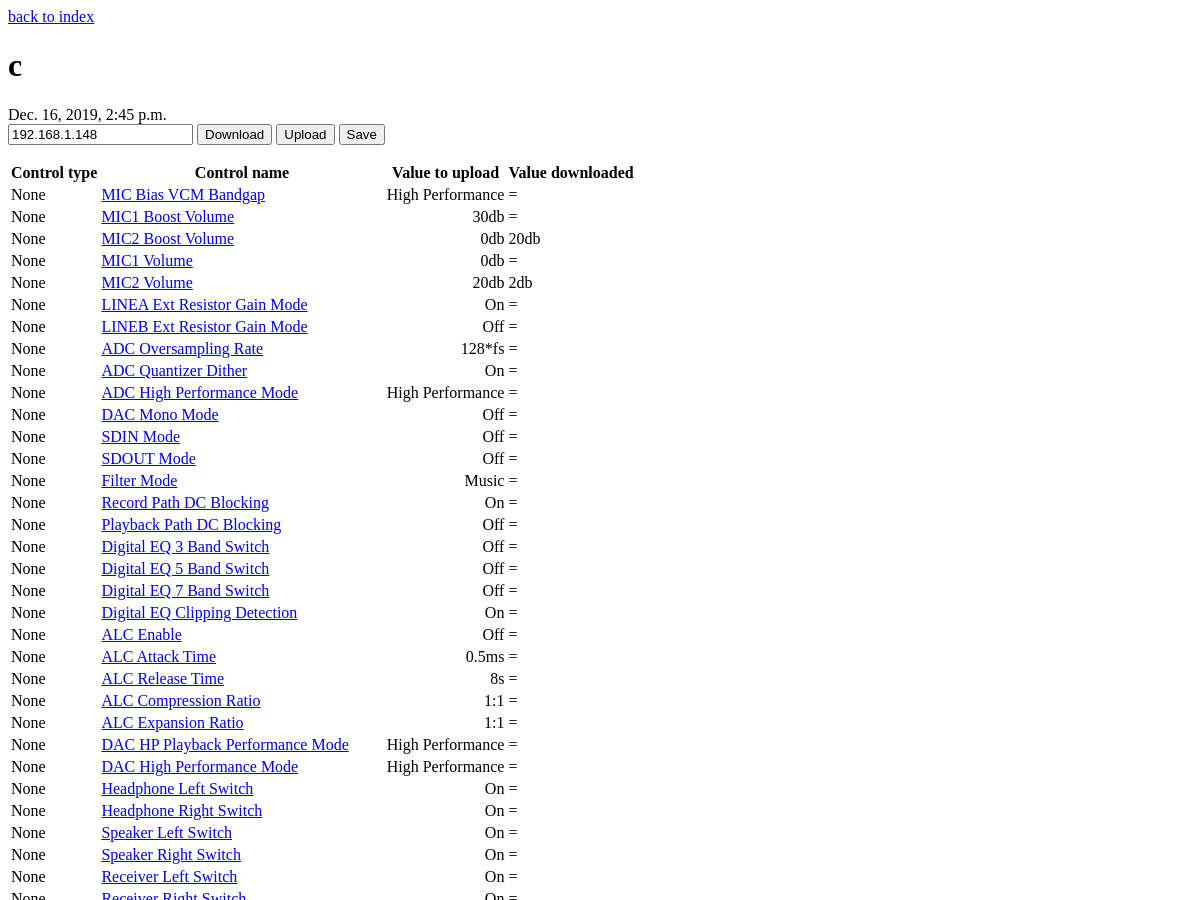
Before: /tinymix/config/186/ (upper part) with the older database file.
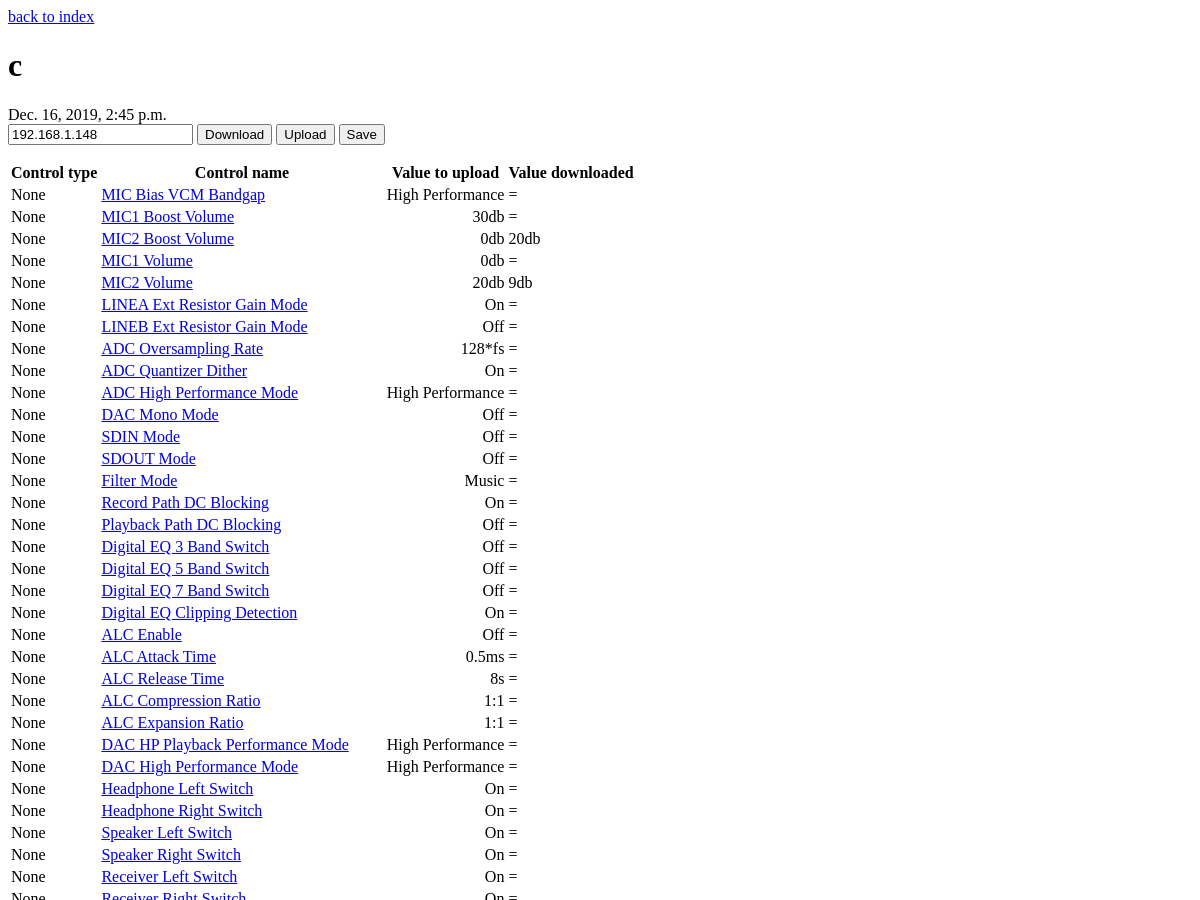
After: the same page with the newer database file.
### tinymix/models.py (models this page shows, shortened)
class Control(models.Model):
    objects = ControlManager()
    config = models.ForeignKey(Config, on_delete=models.CASCADE)
    control_type = models.CharField('type', max_length=20, default=None, null=True)
    control_name = models.CharField('control name', max_length=200)
    control_id = models.IntegerField('control id')
    value_stored = models.ForeignKey('Value', on_delete=models.CASCADE, null=True)
    value_readback = models.CharField('dynamic value', max_length=200, default=None, null=True)
    def __init__(self, *args, **kwargs):
        super(Control, self).__init__(*args, **kwargs)
    def get_label(self):
        return self.control_name
    def get_label_stored(self):
        return self.value_stored.value_name
    def get_label_readback(self):
        if (self.value_readback is None) or (self.value_readback == self.get_label_stored()):
            return "="
        else:
            return str(self.value_readback)

class Value(models.Model):
    objects = ValueManager()
    parent = models.ForeignKey(Control, on_delete=models.CASCADE)
    values_type = models.CharField('value name', max_length=20, default="ENUM")
    values_number = models.IntegerField('values number', default=1)
    value_name = models.CharField('value name', max_length=200)
    value_id = models.IntegerField('value id')
    int_value_min = models.IntegerField('int value min', default=-1)
    int_value_max = models.IntegerField('int value max', default=-1)

### tinymix/views.py (the view)
# urls.py: path('config/<int:pk>/', views.DetailView.as_view(), name='config'),
class DetailView(generic.DetailView):
    model = Config
    template_name = 'tinymix/config.html'
    def get_context_data(self, **kwargs):
        context = super().get_context_data(**kwargs)
        context['ipaddr'] = Adb.ip
        return context

### tinymix/templates/tinymix/config.html (shortened to what this page needs)
<a href={% url 'tinymix:index' %}> back to index</a>
<h1>{{ config.name }}</h1>
{{ config.created_date }}
<form action="{% url 'tinymix:config/reload' config.id %}" method="post" onsubmit="return disableButtons(this);">
    <input type=text
           name="ip"
           value={{ ipaddr }}>
    <input type="submit" name="download" value="Download"  >
    <input type="submit" name="upload" value="Upload">
    <input type="submit" name="save" value="Save">
</form>
<table>
    <tr>
        <th>Control type</th>
        <th>Control name</th>
        <th>Value to upload</th>
        <th>Value downloaded</th>
    </tr>
{% for control in config.control_set.all %}
    <tr>
        <td>{{ control.control_type }}</td>
        <td><a href={% url 'tinymix:control' control.id %}>{{ control.get_label }}</a></td>
        <td align="right">{{ control.get_label_stored }}</td>
        <td>{{ control.get_label_readback }}</td>
    </tr>
{% endfor %}
</table>

Changed rows visible on the page:
changed Control "MIC2 Volume": get_label_readback "2db" → "9db"
